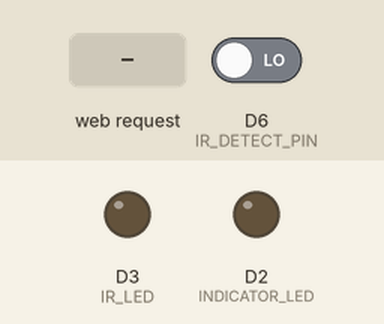
Bench run of a sketch on a simulated ESP8266 (NodeMCU). On the bench: output pins drawn as LEDs (lit = HIGH). The test bench sets the inputs (shaded band); at power-on: D6 (IR_DETECT_PIN) LOW. WiFi joins after 1.5 s; servers stay silent unless stated; storage starts empty; what the sketch prints to the serial monitor is not drawn.

Above: at 3.0 s.
3.1 s: HTTP request GET /record received
At 3.4 s:
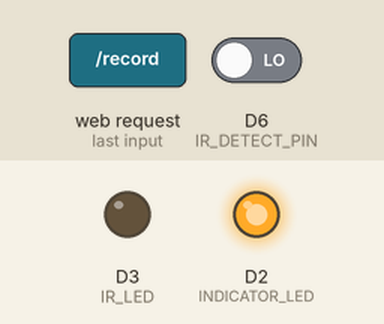
6.1 s: HTTP request GET /play received
At 7.3 s:
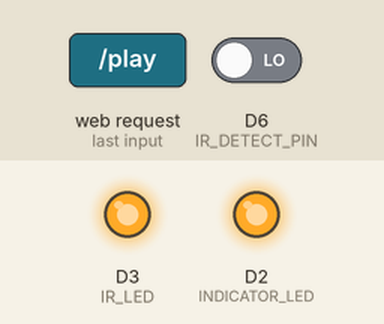
9.1 s: HTTP request GET /record?path=1 received
At 10.3 s:
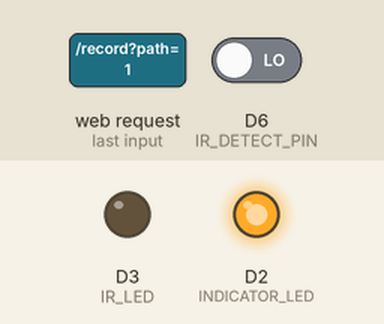
10.6 s: HTTP request GET /play?path=1 received
At 13.3 s:
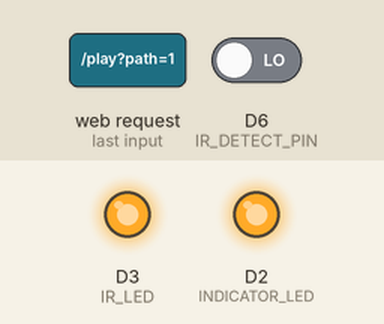
Timing chart, 0 to 16.6 s (numbered marks = the images above; inputs shaded):
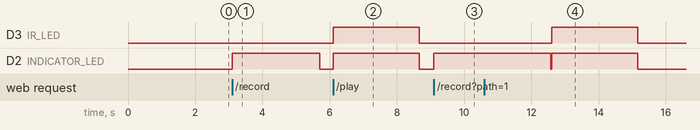

The sketch:

ir_controller.ino
```cpp
#include <ESP8266WiFi.h>
#include <WiFiClient.h>
#include <ESP8266WebServer.h>
#include <ESP8266mDNS.h>
#include "sampler.h"
#include <FS.h>
#include "config.h"

/////////////////////
// Pin Definitions //
/////////////////////
const int INDICATOR_LED = D2;
const int IR_LED        = D3;
const int IR_DETECT_PIN = D6;

#define IR_ON   digitalWrite(IR_LED, HIGH)
#define IR_OFF  digitalWrite(IR_LED, LOW)
#define IND_ON  digitalWrite(INDICATOR_LED, HIGH)
#define IND_OFF digitalWrite(INDICATOR_LED, LOW)

#define MAX_BUF_SIZE   8000     // IR Buffer size in Bytes (1 Byte = 8 samples)
#define DFLT_BUF_SIZE  2500
#define MIN_BUF_SIZE      0
#define SAMPLE_PERIOD   100     // Sample period in uS

#define DBG_OUTPUT_PORT Serial
#define IR_DATA_PATH    "/ir_data"

byte irbuffer[MAX_BUF_SIZE];

const char WiFiAPPSK[] = WIFI_AP_SECRET;
const char* ssid       = WIFI_SSID;
const char* password   = WIFI_PASSWORD;
const char* host       = HOSTNAME;

ESP8266WebServer server(SERVER_PORT);

void handleRecord() {
  String path = server.hasArg("path") ? server.arg("path") : "/default";
  String sampleDuration = server.hasArg("duration") ? server.arg("duration") : "2000";
  int bufSize = (sampleDuration.toInt() * 10) / 8;

  if (bufSize < MIN_BUF_SIZE)
    bufSize = DFLT_BUF_SIZE;

  if (bufSize > MAX_BUF_SIZE)
    bufSize = MAX_BUF_SIZE;

  DBG_OUTPUT_PORT.println(sampleDuration);
  DBG_OUTPUT_PORT.printf(" Save buffer size of %d\n", bufSize);

  IND_ON;
  digitalRecord(IR_DETECT_PIN, SAMPLE_PERIOD, irbuffer, bufSize);
  IND_OFF;

  // save to SPIFFS
  File file = SPIFFS.open(path, "w");
  if(file) {
    // write buffer to file
    file.write(irbuffer, bufSize);
    file.close();
  } else {
    DBG_OUTPUT_PORT.println("Failed to create file\n");
  }

  server.send(200, "text/json", "OK");
}

void handlePlay() {
  String path = server.hasArg("path") ? server.arg("path") : "/default";
  int bufSize = 0;

  // Load data if there
  File file = SPIFFS.open(path, "r");
  if(file) {
    // read buffer to file
    bufSize = file.size();
    file.readBytes((char*) irbuffer, bufSize);
    file.close();
  }

  IR_OFF;
  IND_ON;
  digitalPlayInverted(IR_LED, SAMPLE_PERIOD, irbuffer, bufSize);
  IND_OFF;
  IR_OFF;

  server.send(200, "text/json", "OK");
}

void handleList() {
  String path = server.hasArg("path") ? server.arg("path") : "";

  DBG_OUTPUT_PORT.println("handleFileList: " + path);
  Dir dir = SPIFFS.openDir(path);
  path = String();

  String output = "[";
  while(dir.next()){
    File entry = dir.openFile("r");
    if (output != "[") output += ',';
    bool isDir = false;
    output += "{\"type\":\"";
    output += (isDir)?"dir":"file";
    output += "\",\"name\":\"";
    output += String(entry.name()).substring(1);
    output += "\"}";
    entry.close();
  }

  output += "]";
  server.send(200, "text/json", output);
}

void handleClear() {
  String path = server.hasArg("path") ? server.arg("path") : "dummy";

  DBG_OUTPUT_PORT.println("handleClear: " + path);
  Dir dir = SPIFFS.openDir(path);
  path = String();

  String output = "[";
  while(dir.next()) {
    SPIFFS.remove(dir.fileName());
    output += "\"";
    output += String(dir.fileName());
    output += "\",";
  }

  output += "]";
  server.send(200, "text/json", output);
}

void setupWiFi()
{
  //WIFI INIT
  WiFi.mode(WIFI_STA);
  delay(300);
  DBG_OUTPUT_PORT.printf("Connecting to %s\n", ssid);
  if (String(WiFi.SSID()) != String(ssid)) {
    WiFi.begin(ssid, password);
  }

  while (WiFi.status() != WL_CONNECTED) {
    delay(500);
    DBG_OUTPUT_PORT.print(".");
  }
  DBG_OUTPUT_PORT.println("");
  DBG_OUTPUT_PORT.print("Connected! IP address: ");
  DBG_OUTPUT_PORT.println(WiFi.localIP());

  MDNS.begin(host);
  DBG_OUTPUT_PORT.print("Open http://");
  DBG_OUTPUT_PORT.print(host);
  DBG_OUTPUT_PORT.println(".local/edit to see the file browser");

  server.on("/list",   HTTP_GET, handleList);
  server.on("/record", HTTP_GET, handleRecord);
  server.on("/play",   HTTP_GET, handlePlay);
  server.on("/clear",  HTTP_GET, handleClear);
  server.onNotFound([](){
      server.send(404, "text/plain", "FileNotFound");
  });
  server.begin();
  DBG_OUTPUT_PORT.println("HTTP server started");
}

//format bytes
String formatBytes(size_t bytes){
  if (bytes < 1024){
    return String(bytes)+"B";
  } else if(bytes < (1024 * 1024)){
    return String(bytes/1024.0)+"KB";
  } else if(bytes < (1024 * 1024 * 1024)){
    return String(bytes/1024.0/1024.0)+"MB";
  } else {
    return String(bytes/1024.0/1024.0/1024.0)+"GB";
  }
}

void initHardware()
{
  DBG_OUTPUT_PORT.begin(115200);
  pinMode(IR_DETECT_PIN, INPUT);
  pinMode(INDICATOR_LED, OUTPUT);
  pinMode(IR_LED, OUTPUT);
  IND_OFF;
  IR_OFF;

  SPIFFS.begin();
  {
    Dir dir = SPIFFS.openDir("/");
    while (dir.next()) {
      String fileName = dir.fileName();
      size_t fileSize = dir.fileSize();
      DBG_OUTPUT_PORT.printf("FS File: %s, size: %s\n", fileName.c_str(), formatBytes(fileSize).c_str());
    }
    DBG_OUTPUT_PORT.printf("\n");
  }
}

void dumpBuff(byte *buf, int len) {
  DBG_OUTPUT_PORT.println("\nBuffer :\n");
  for (int i=0; i<len; i++) {
    DBG_OUTPUT_PORT.printf("%02x\n", buf[i]);
  }
  DBG_OUTPUT_PORT.println("\n--------\n");
}

void setup()
{
  initHardware();
  setupWiFi();
  //server.begin();
}

void loop()
{
  server.handleClient();
}
```

sampler.cpp
```cpp
#include <ESP8266WiFi.h>
#include "sampler.h"

// private globals
static uint32_t tExpire;

// private functions
void play( byte pin, uint32_t period, byte* srcBuffer, int len, int invert);
void usDelay(uint32_t dly);

// function definitions
void digitalRecord( byte pin, uint32_t period, byte* destBuffer, int len) {
  int i,b;
  byte v,o;

  tExpire = micros();
  for(i=0; i<len; i++) {
    v = 0;
    for(b=0; b<8; b++) {
      usDelay(period);
      o = digitalRead(pin);
      // Set bit "b"
      if (o == HIGH)
        o = 0x01 << b;
      else
        o = 0x00;
      v = v | o;
    }
    destBuffer[i] = v;
  }
}

void digitalPlay( byte pin, uint32_t period, byte* srcBuffer, int len ) {
  play(pin, period, srcBuffer, len, 0);
}

void digitalPlayInverted( byte pin, uint32_t period, byte* srcBuffer, int len) {
  play(pin, period, srcBuffer, len, 1);
}

void play( byte pin, uint32_t period, byte* srcBuffer, int len, int invert) {
  int i,b;
  byte v,o;

  tExpire = micros();
  for(i=0; i<len; i++) {
    v = srcBuffer[i];
    for(b=0; b<8; b++) {
      o = 0x01 << b;
      if (invert)
        o = o & v ? LOW : HIGH;
      else
        o = o & v ? HIGH : LOW;

      usDelay(period);
      digitalWrite(pin, o);
    }
  }
}

void usDelay(uint32_t dly) {
  while (tExpire > micros()) {
    yield();
  }
  tExpire = micros() + dly;
}
```

sampler.h
```cpp
#ifndef SAMPLER_H
#define SAMPLER_H

// config

// prototypes
void digitalRecord( byte pin, uint32_t period, byte* destBuffer, int len);
void digitalPlay( byte pin, uint32_t period, byte* srcBuffer, int len);
void digitalPlayInverted( byte pin, uint32_t period, byte* srcBuffer, int len);

#endif
```

config_example.h
```cpp
#ifndef CONFIG_H
#define CONFIG_H

// AP Config
#define WIFI_AP_SECRET  "sparkfun"

// Wifi Client Config
#define WIFI_SSID       "YOUR WIFI NAME"
#define WIFI_PASSWORD   "YOUR WIFI PASSWORD"

// Web server config
#define SERVER_PORT     80

// Network Config
#define HOSTNAME        "NAME OF THIS HOST"

#endif
```

Measured:
- after the input at 3.1 s, D2 (INDICATOR_LED): LOW → HIGH at once, → LOW 2.6 s later
- after the input at 6.1 s, D3 (IR_LED), D2 (INDICATOR_LED): LOW → HIGH at once, → LOW 2.6 s later
- after the input at 9.1 s, D2 (INDICATOR_LED): LOW → HIGH at once
- after the input at 10.6 s, D3 (IR_LED): LOW → HIGH after 2.0 s, → LOW 2.6 s later
